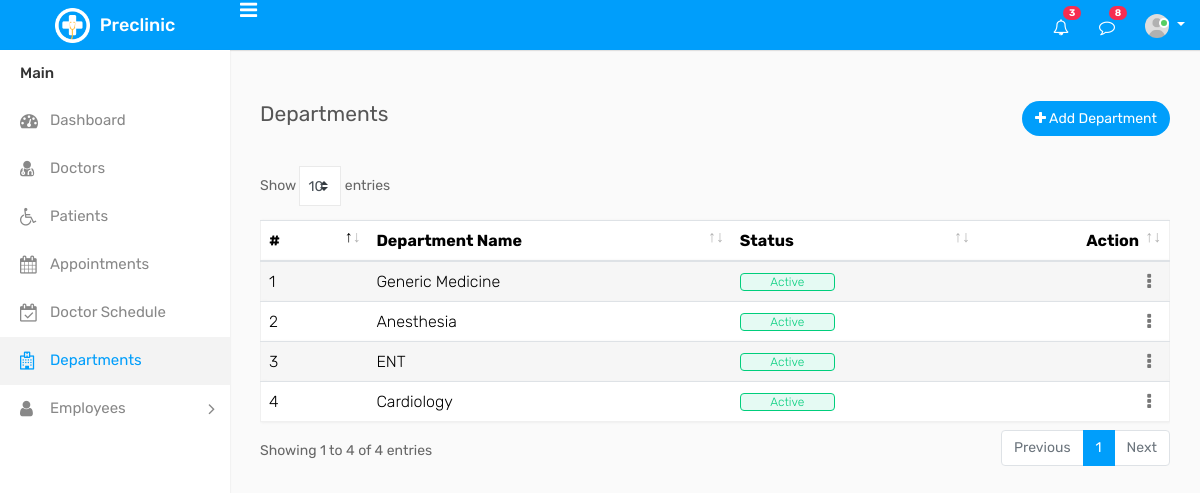
Page /medico/preclinic/departments.php on the committed database.
### tables this page shows
CREATE TABLE IF NOT EXISTS `department` (
  `department_id` int(3) NOT NULL AUTO_INCREMENT,
  `department_name` varchar(30) NOT NULL,
  `department_status` varchar(25) NOT NULL,
  PRIMARY KEY (`department_id`)
);

### medico/preclinic/departments.php (the view, shortened to what this page needs)
<?php
include('connection.php');
$dept="select * from department";
$result=$conn->query($dept);
?>
<!DOCTYPE html>
<html lang="en">
<head>
    <link rel="stylesheet" type="text/css" href="assets/css/bootstrap.min.css">
    <link rel="stylesheet" type="text/css" href="assets/css/dataTables.bootstrap4.min.css">
    <link rel="stylesheet" type="text/css" href="assets/css/font-awesome.min.css">
    <link rel="stylesheet" type="text/css" href="assets/css/style.css">
</head>
<body class="">
    <div class="main-wrapper">
        <div class="header">
			<div class="header-left">
				<a href="index.php" class="logo">
					<img src="assets/img/logo.png" width="35" height="35" alt=""> <span>Preclinic</span>
				</a>
			</div>
			<a id="toggle_btn" href="javascript:void(0);"><i class="fa fa-bars"></i></a>
            <ul class="nav user-menu float-right">
                <li class="nav-item dropdown d-none d-sm-block">
                    <a href="#" class="dropdown-toggle nav-link" data-toggle="dropdown"><i class="fa fa-bell-o"></i> <span class="badge badge-pill bg-danger float-right">3</span></a>
                </li>
                <li class="nav-item dropdown d-none d-sm-block">
                    <a href="javascript:void(0);" id="open_msg_box" class="hasnotifications nav-link"><i class="fa fa-comment-o"></i> <span class="badge badge-pill bg-danger float-right">8</span></a>
                </li>
                <li class="nav-item dropdown has-arrow">
                    <a href="#" class="dropdown-toggle nav-link user-link" data-toggle="dropdown">
                        <span class="user-img"><img class="rounded-circle" src="assets/img/user.jpg" width="40" alt="Admin">
							<span class="status online"></span></span>
                    </a>
                </li>
            </ul>
        </div>
        <div class="sidebar" id="sidebar">
            <div class="slimScrollDiv" style="position: relative; overflow: hidden; width: 100%; height: 548px;"><div class="sidebar-inner slimscroll" style="overflow: hidden; width: 100%; height: 548px;">
                <div id="sidebar-menu" class="sidebar-menu">
                    <ul>
                        <li class="menu-title">Main</li>
                        <li>
                            <a href="index.php"><i class="fa fa-dashboard"></i> <span>Dashboard</span></a>
                        </li>
						<li>
                            <a href="doctors.php"><i class="fa fa-user-md"></i> <span>Doctors</span></a>
                        </li>
                        <li>
                            <a href="patients.php"><i class="fa fa-wheelchair"></i> <span>Patients</span></a>
                        </li>
                        <li>
                            <a href="appointments.php"><i class="fa fa-calendar"></i> <span>Appointments</span></a>
                        </li>
                        <li>
                            <a href="schedule.php"><i class="fa fa-calendar-check-o"></i> <span>Doctor Schedule</span></a>
                        </li>
                        <li class="active">
                            <a href="departments.php"><i class="fa fa-hospital-o"></i> <span>Departments</span></a>
                        </li>
						<li class="submenu">
							<a href="#"><i class="fa fa-user"></i> <span> Employees </span> <span class="menu-arrow"></span></a>
						</li>
                    </ul>
                </div>
            </div></div>
        </div>
        <div class="page-wrapper" style="min-height: 608px;">
            <div class="content">
                <div class="row">
                    <div class="col-sm-5 col-5">
                        <h4 class="page-title">Departments</h4>
                    </div>
                    <div class="col-sm-7 col-7 text-right m-b-30">
                        <a href="add-department.php" class="btn btn-primary btn-rounded"><i class="fa fa-plus"></i> Add Department</a>
                    </div>
                </div>
                <div class="row">
                    <div class="col-md-12">
                        <div class="table-responsive">
                            <div id="DataTables_Table_0_wrapper" class="dataTables_wrapper dt-bootstrap4 no-footer"><div class="row"><div class="col-sm-12"><table class="table table-striped custom-table mb-0 datatable dataTable no-footer" id="DataTables_Table_0" role="grid" aria-describedby="DataTables_Table_0_info">
                                <thead>
                                    <tr role="row"><th class="sorting" tabindex="0" aria-controls="DataTables_Table_0" rowspan="1" colspan="1" aria-label="#: activate to sort column ascending" style="width: 88px;">#</th><th class="sorting" tabindex="0" aria-controls="DataTables_Table_0" rowspan="1" colspan="1" aria-label="Department Name: activate to sort column ascending" style="width: 398px;">Department Name</th><th class="sorting_desc" tabindex="0" aria-controls="DataTables_Table_0" rowspan="1" colspan="1" aria-label="Status: activate to sort column ascending" style="width: 251px;" aria-sort="descending">Status</th><th class="text-right sorting" tabindex="0" aria-controls="DataTables_Table_0" rowspan="1" colspan="1" aria-label="Action: activate to sort column ascending" style="width: 185px;">Action</th></tr>
                                </thead>
                                <tbody>
                                <?php
                                 $i=1;
                                                        while($department=$result->fetch_assoc())
                                                        {
                                                            $dept=$department['department_name'];
                                                            $status=$department['department_status'];
                                ?>
                                <tr role="row" class="odd">
                                        <td class=""><?php echo $i++ ?></td>
                                        <td class=""><?php echo $dept ?></td>
                                        <?php
                                         if($status=="Inactive") { ?>
										<td class="sorting_1"><span class="custom-badge status-red"><?php echo $status ?></span></td>
                                         <?php }
                                         else{
                                         ?>
                                         <td class="sorting_1"><span class="custom-badge status-green"><?php echo $status ?></span></td>
                                         <?php } ?>
                                         <td class="text-right">
                                            <div class="dropdown dropdown-action">
                                                <a href="#" class="action-icon dropdown-toggle" data-toggle="dropdown" aria-expanded="false"><i class="fa fa-ellipsis-v"></i></a>
                                            </div>
                                        </td>
                                    </tr>
                                                        <?php } ?>
                                </tbody>
                            </table></div></div></div>
                        </div>
                    </div>
                </div>
            </div>
        </div>
    </div>
</body>
</html>

### rows in the picture
department: department_name "Generic Medicine", department_status "Active"
department: department_name "Anesthesia", department_status "Active"
department: department_name "ENT", department_status "Active"
department: department_name "Cardiology", department_status "Active"
